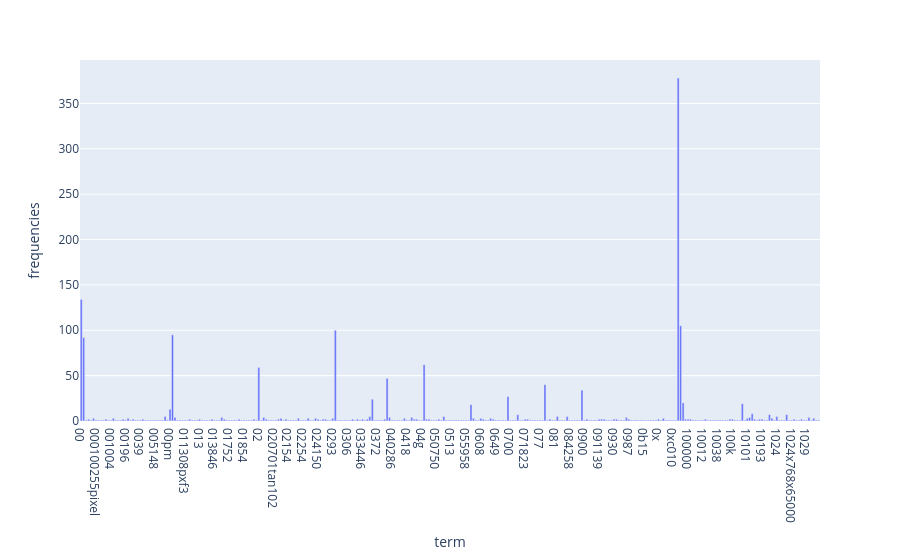

The notebook cell this image was saved under:
### Markdown cell above
### >>> **Exercise 12 (take home):**
If you want a nicer interactive visualization here, I would encourage you try to install and use plotly to achieve this.

### Code cell
# Answer here
import plotly.express as px
term_frequencies_df = pd.DataFrame(count_vect.get_feature_names_out()[:300], columns = ['term'])
term_frequencies_df['frequencies'] = term_frequencies[:300]

fig = px.bar(term_frequencies_df, x='term', y='frequencies')
fig.show()

### Figure 1 — Plotly figure (JSON) as saved in the notebook; plotly's stock layout.template omitted (floating-point values rounded to 4 significant figures; data arrays with more than 128 entries replaced by an {"elided": "..."} marker saying what was removed)
{"data": [{"alignmentgroup": "True", "hovertemplate": "term=%{x}<br>frequencies=%{y}<extra></extra>", "legendgroup": "", "marker": {"color": "#636efa", "pattern": {"shape": ""}}, "name": "", "offsetgroup": "", "orientation": "v", "showlegend": false, "textposition": "auto", "type": "bar", "x": {"elided": "300 str values"}, "xaxis": "x", "y": {"elided": "300 int values"}, "yaxis": "y"}], "layout": {"barmode": "relative", "legend": {"tracegroupgap": 0}, "margin": {"t": 60}, "xaxis": {"anchor": "y", "domain": [0, 1], "title": {"text": "term"}}, "yaxis": {"anchor": "x", "domain": [0, 1], "title": {"text": "frequencies"}}}}
